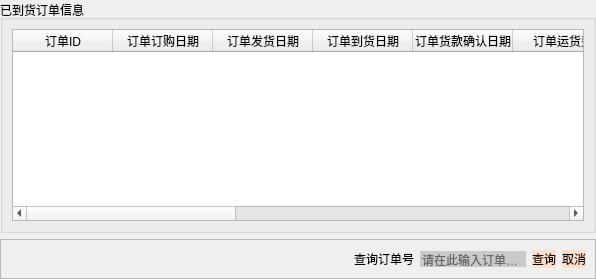
                   <widget class="QWidget" name="done">
                    <attribute name="title">
                     <string>已到货</string>
                    </attribute>
                    <layout class="QVBoxLayout" name="verticalLayout_5" stretch="110,1">
                     <property name="leftMargin">
                      <number>0</number>
                     </property>
                     <property name="topMargin">
                      <number>0</number>
                     </property>
                     <property name="rightMargin">
                      <number>0</number>
                     </property>
                     <property name="bottomMargin">
                      <number>0</number>
                     </property>
                     <item>
                      <widget class="QGroupBox" name="groupBox_3">
                       <property name="title">
                        <string>已到货订单信息</string>
                       </property>
                       <layout class="QHBoxLayout" name="horizontalLayout_14">
                        <item>
                         <widget class="QTableWidget" name="table2Dgeted">
                          <column>
                           <property name="text">
                            <string>订单ID</string>
                           </property>
                          </column>
                          <column>
                           <property name="text">
                            <string>订单订购日期</string>
                           </property>
                          </column>
                          <column>
                           <property name="text">
                            <string>订单发货日期</string>
                           </property>
                          </column>
                          <column>
                           <property name="text">
                            <string>订单到货日期</string>
                           </property>
                          </column>
                          <column>
                           <property name="text">
                            <string>订单货款确认日期</string>
                           </property>
                          </column>
                          <column>
                           <property name="text">
                            <string>订单运货费</string>
                           </property>
                          </column>
                          <column>
                           <property name="text">
                            <string>订单货主名称</string>
                           </property>
                          </column>
                          <column>
                           <property name="text">
                            <string>订单详细地址</string>
                           </property>
                          </column>
                          <column>
                           <property name="text">
                            <string>订单货主所在国家</string>
                           </property>
                          </column>
                          <column>
                           <property name="text">
                            <string>订单货主所在城市</string>
                           </property>
                          </column>
                          <column>
                           <property name="text">
                            <string>订单货主所在地区</string>
                           </property>
                          </column>
                          <column>
                           <property name="text">
                            <string>订单货主所在地邮政编码</string>
                           </property>
                          </column>
                          <column>
                           <property name="text">
                            <string>订单折扣</string>
                           </property>
                          </column>
                         </widget>
                        </item>
                       </layout>
                      </widget>
                     </item>
                     <item>
                      <widget class="QFrame" name="frame_5">
                       <property name="frameShape">
                        <enum>QFrame::StyledPanel</enum>
                       </property>
                       <property name="frameShadow">
                        <enum>QFrame::Raised</enum>
                       </property>
                       <layout class="QHBoxLayout" name="horizontalLayout_13">
                        <item>
                         <spacer name="horizontalSpacer_8">
                          <property name="orientation">
                           <enum>Qt::Horizontal</enum>
                          </property>
                          <property name="sizeHint" stdset="0">
                           <size>
                            <width>344</width>
                            <height>20</height>
                           </size>
                          </property>
                         </spacer>
                        </item>
                        <item>
                         <widget class="QLabel" name="label_18">
                          <property name="text">
                           <string>查询订单号</string>
                          </property>
                         </widget>
                        </item>
                        <item>
                         <widget class="QLineEdit" name="text2Dsearchgeted">
                          <property name="styleSheet">
                           <string notr="true">border-radius:50px;
background-color: rgba(0,0,0,40);</string>
                          </property>
                          <property name="placeholderText">
                           <string>请在此输入订单号.....</string>
                          </property>
                         </widget>
                        </item>
                        <item>
                         <layout class="QHBoxLayout" name="horizontalLayout_17" stretch="1,1">
                          <item>
                           <widget class="QPushButton" name="button2Dsearchgeted">
                            <property name="styleSheet">
                             <string notr="true">QPushButton {
        background-color: rgb(255, 223, 201);
		border-radius:50px;
    }
    QPushButton:pressed {
        background-color: darkgray;
    }</string>
                            </property>
                            <property name="text">
                             <string>查询</string>
                            </property>
                            <property name="icon">
                             <iconset>
                              <normaloff>:/icon/icon/搜索.png</normaloff>:/icon/icon/搜索.png</iconset>
                            </property>
                           </widget>
                          </item>
                          <item>
                           <widget class="QPushButton" name="button2Dsgetcancel">
                            <property name="styleSheet">
                             <string notr="true">QPushButton {
        background-color: rgb(255, 223, 201);
		border-radius:50px;
    }
    QPushButton:pressed {
        background-color: darkgray;
    }</string>
                            </property>
                            <property name="text">
                             <string>取消</string>
                            </property>
                           </widget>
                          </item>
                         </layout>
                        </item>
                       </layout>
                      </widget>
                     </item>
                    </layout>
                   </widget>
